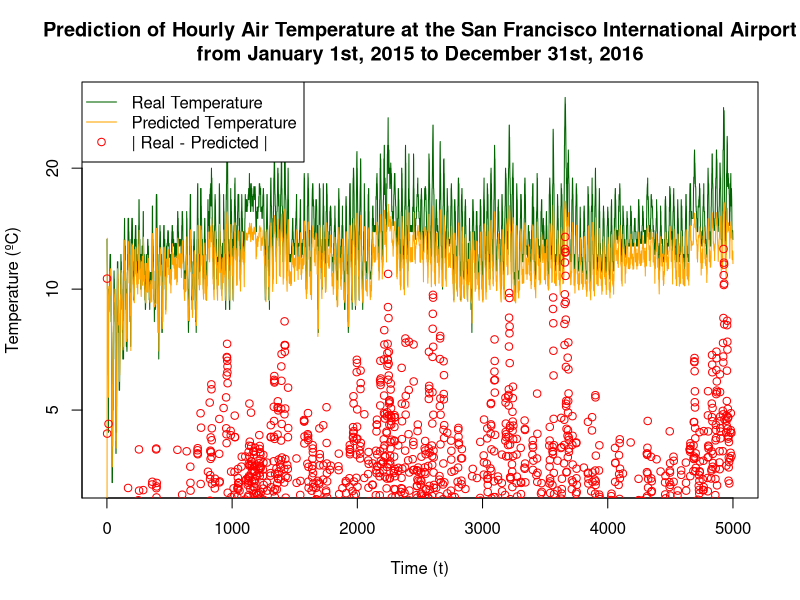

Generate this figure with R:
##############################
#       Test Stats Plot      #
##############################
data <- read.csv("../data/data_sfo_temperature_mlp_results.txt", header=TRUE)

png("data1_plot.png", width=1000, height=625)

colorReal <- "darkgreen"
colorPredicted <- "orange"
colorDiff <- "red"

numberPoints <- 5000 #length(data[, 1])
realValues <- head(data[, 1], n=numberPoints)
predictedValues <- head(data[, 2], n=numberPoints)
diffValues <- head(data[, 3], n=numberPoints)

plot(1:numberPoints, realValues, type="l", col=colorReal, xlab="Time (t)", ylab="Temperature (ºC)", log="y")
title(main="Prediction of Hourly Air Temperature at the San Francisco International Airport\nfrom January 1st, 2015 to December 31st, 2016")
lines(1:numberPoints, predictedValues, type="l", col=colorPredicted)
lines(1:numberPoints, diffValues, type="p", col=colorDiff)
legend("topleft",
       legend=c("Real Temperature", "Predicted Temperature", "| Real - Predicted |"),
       lty=c(1, 1, 0), pch=c(NA, NA, 1), col=c(colorReal, colorPredicted, colorDiff))

